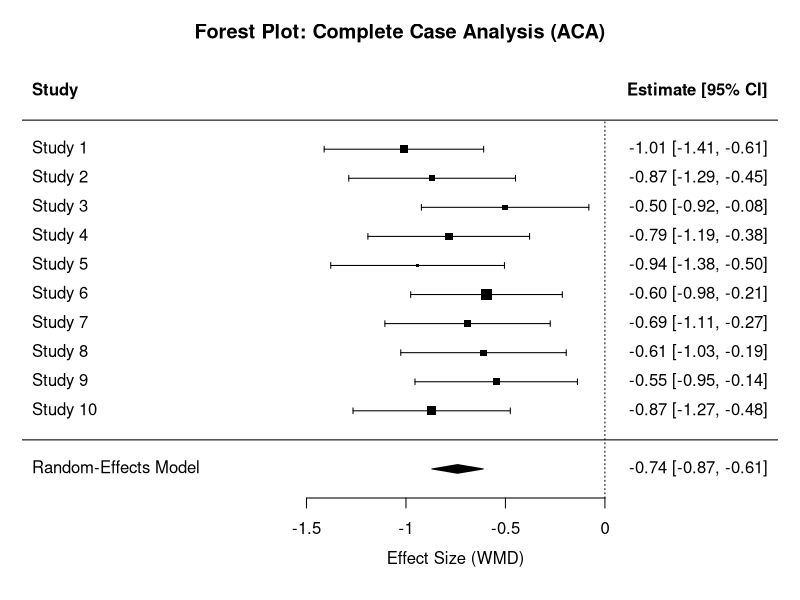
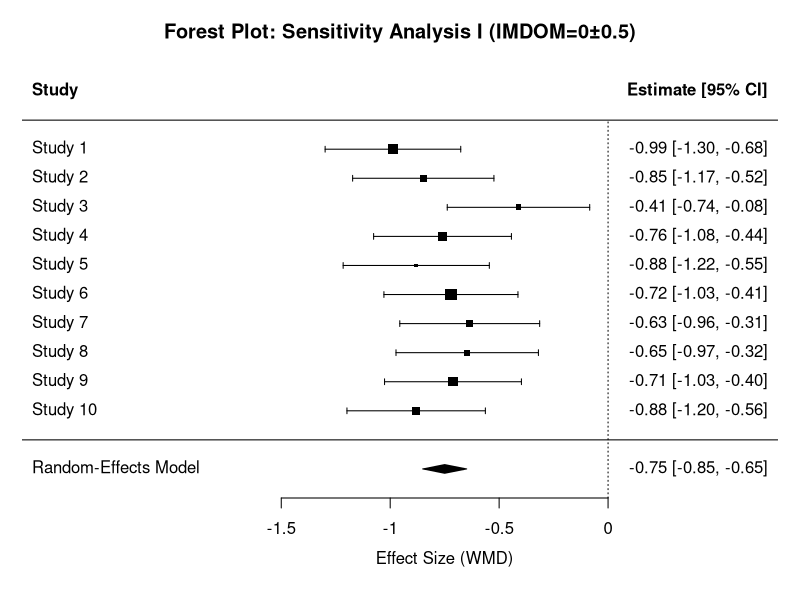
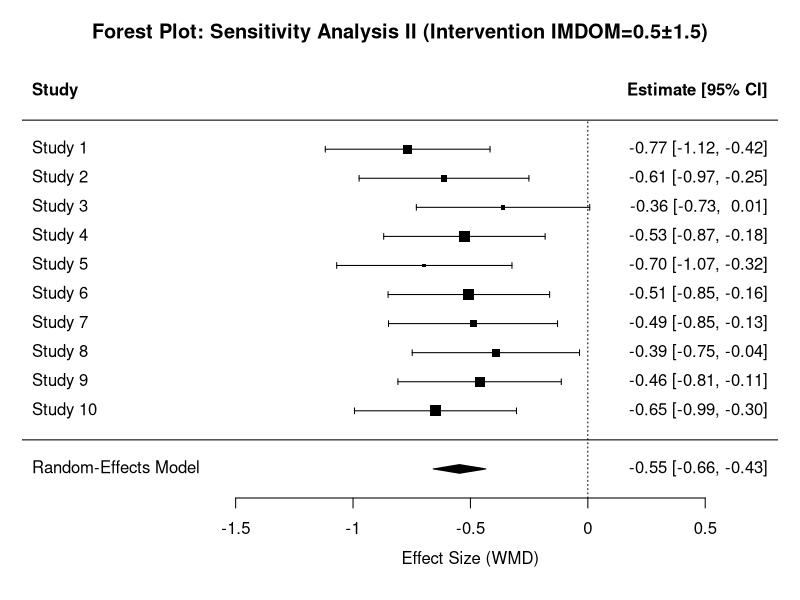
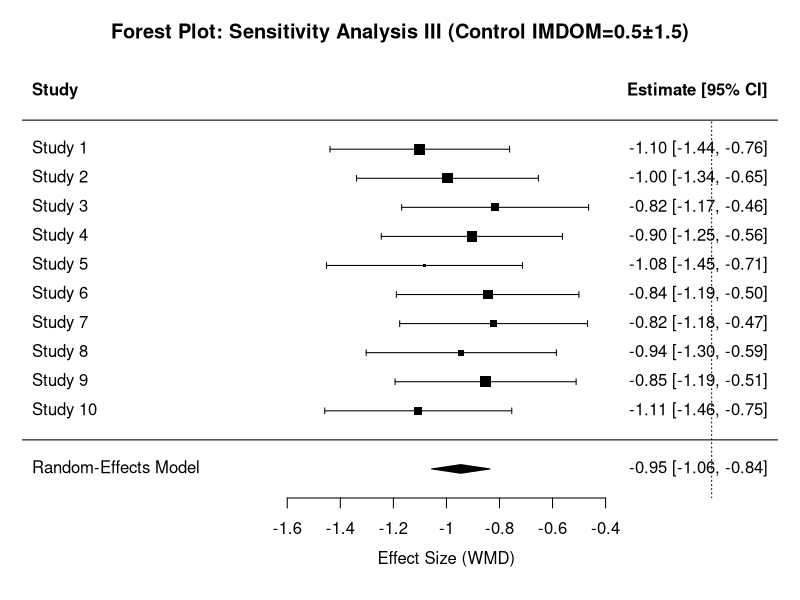

Write R code to recreate these figures, in order. (Note: this script raises an error after producing the figures.)
## ---- chunk 1
library(metafor)  
library(ggplot2)
set.seed(536)
#step1: Generate simulated data 
num_studies <- 10        
n_participants <- 300    
missing_rate <- 0.4      
sim_data <- list()
for (i in 1:num_studies) {
  treat <- rnorm(n_participants, mean = -0.8, sd = 2.0)
  control <- rnorm(n_participants, mean = 0, sd = 2.0)
  n_missing <- round(n_participants * missing_rate)
  missing_indices <- sample(1:n_participants, n_missing)
  sim_data[[i]] <- list(
    treat_complete = treat,
    control_complete = control,
    missing_indices = missing_indices)}

# Step2: Define the analysis function 
analyze_meta <- function(treat_mean, treat_sd, control_mean, control_sd, n) {
 
  wmd <- treat_mean - control_mean
  se <- sqrt(treat_sd^2/n + control_sd^2/n)
 
  rma(yi = wmd, sei = se, method = "REML")}

# Step3: ACA 

aca_data <- lapply(sim_data, function(study) {
  treat_obs <- study$treat_complete[-study$missing_indices]
  control_obs <- study$control_complete
  list(
    treat_mean = mean(treat_obs),
    treat_sd = sd(treat_obs),
    control_mean = mean(control_obs),
    control_sd = sd(control_obs),
    n = length(treat_obs))
})

aca_df <- do.call(rbind, lapply(aca_data, as.data.frame))
meta_aca <- analyze_meta(aca_df$treat_mean, aca_df$treat_sd, 
                         aca_df$control_mean, aca_df$control_sd, aca_df$n)
# Step4: Sensitivity Analysis

adjust_missing <- function(study, imdom_mean, imdom_sd, group = "treat") {
  delta <- rnorm(length(study$missing_indices), mean = imdom_mean, sd = imdom_sd)
  if (group == "treat") {
    adjusted <- study$treat_complete
    adjusted[study$missing_indices] <- adjusted[study$missing_indices] + delta
  } else {
    adjusted <- study$control_complete
    adjusted[study$missing_indices] <- adjusted[study$missing_indices] + delta
  }
  adjusted
}

# Sensitivity Analysis I: IMDOM ~ N(0, 0.5^2) (for both intervention group and control group）
sens1_data <- lapply(sim_data, function(study) {
  treat_adj <- adjust_missing(study, imdom_mean = 0, imdom_sd = 0.5, group = "treat")
  control_adj <- adjust_missing(study, imdom_mean = 0, imdom_sd = 0.5, group = "control")
  list(
    treat_mean = mean(treat_adj),
    treat_sd = sd(treat_adj),
    control_mean = mean(control_adj),
    control_sd = sd(control_adj),
    n = n_participants  )})
# Sensitivity Analysis II: intervention group: IMDOM ~ N(0.5, 1.5^2);control group:IMDOM ~ N(0, 1.5^2)
sens2_data <- lapply(sim_data, function(study) {
  treat_adj <- adjust_missing(study, imdom_mean = 0.5, imdom_sd = 1.5, group = "treat")
  control_adj <- adjust_missing(study, imdom_mean = 0, imdom_sd = 1.5, group = "control")
  list(
    treat_mean = mean(treat_adj),
    treat_sd = sd(treat_adj),
    control_mean = mean(control_adj),
    control_sd = sd(control_adj),
    n = n_participants)
})
# Sensitivity Analysis III: intervention group: IMDOM ~ N(0, 1.5^2);control group:IMDOM ~ N(0.5, 1.5^2)
sens3_data <- lapply(sim_data, function(study) {
  treat_adj <- adjust_missing(study, imdom_mean = 0, imdom_sd = 1.5, group = "treat")
  control_adj <- adjust_missing(study, imdom_mean = 0.5, imdom_sd = 1.5, group = "control")
  list(
    treat_mean = mean(treat_adj),
    treat_sd = sd(treat_adj),
    control_mean = mean(control_adj),
    control_sd = sd(control_adj),
    n = n_participants
  )
})

meta_sens1 <- analyze_meta(
  sapply(sens1_data, `[[`, "treat_mean"), 
  sapply(sens1_data, `[[`, "treat_sd"), 
  sapply(sens1_data, `[[`, "control_mean"), 
  sapply(sens1_data, `[[`, "control_sd"), 
  sapply(sens1_data, `[[`, "n"))
meta_sens2 <- analyze_meta(
  sapply(sens2_data, `[[`, "treat_mean"), 
  sapply(sens2_data, `[[`, "treat_sd"), 
  sapply(sens2_data, `[[`, "control_mean"), 
  sapply(sens2_data, `[[`, "control_sd"), 
  sapply(sens2_data, `[[`, "n"))
meta_sens3 <- analyze_meta(
  sapply(sens3_data, `[[`, "treat_mean"), 
  sapply(sens3_data, `[[`, "treat_sd"), 
  sapply(sens3_data, `[[`, "control_mean"), 
  sapply(sens3_data, `[[`, "control_sd"), 
  sapply(sens3_data, `[[`, "n"))



cat("*** ACA Results ***\n")
print(meta_aca)
cat("\n*** Sensitivity I (IMDOM=0±0.5) ***\n")
print(meta_sens1)
cat("\n*** Sensitivity II (Intervention IMDOM=0.5±1.5) ***\n")
print(meta_sens2)
cat("\n*** Sensitivity III (Control IMDOM=0.5±1.5) ***\n")
print(meta_sens3)
## ---- chunk 2
library(ggplot2)
# Forest Plot for ACA and sensitivity analysis
p1<-forest(meta_aca, slab = paste("Study", 1:length(meta_aca$yi)),
       xlab = "Effect Size (WMD)",
       main = "Forest Plot: Complete Case Analysis (ACA)")

p2<-forest(meta_sens1, slab = paste("Study", 1:length(meta_sens1$yi)),
       xlab = "Effect Size (WMD)",
       main = "Forest Plot: Sensitivity Analysis I (IMDOM=0±0.5)")


p3<-forest(meta_sens2, slab = paste("Study", 1:length(meta_sens2$yi)),
       xlab = "Effect Size (WMD)",
       main = "Forest Plot: Sensitivity Analysis II (Intervention IMDOM=0.5±1.5)")


p4<-forest(meta_sens3, slab = paste("Study", 1:length(meta_sens3$yi)),
       xlab = "Effect Size (WMD)",
       main = "Forest Plot: Sensitivity Analysis III (Control IMDOM=0.5±1.5)")

ggplot(meta_results, aes(x = Analysis, y = Estimate, color = Analysis)) +
  geom_point(size = 3) +
  geom_errorbar(aes(ymin = CI_Lower, ymax = CI_Upper), width = 0.2, size = 1) +
  geom_hline(yintercept = 0, linetype = "dashed", color = "gray40") +
  coord_flip() +
  labs(
    title = "Comparison of Meta-Analysis Results",
    x = NULL,
    y = "Effect Size (WMD)"
  ) +
  theme_minimal(base_size = 14) +
  theme(
    panel.grid.minor = element_blank(),
    panel.grid.major.y = element_blank(),
    panel.grid.major.x = element_line(color = "gray80"),
    legend.position = "none",
    plot.title = element_text(hjust = 0.5)  
  ) +
  scale_color_manual(values = c(
    "ACA"     = "#1f77b4",
    "Sens I"  = "#ff7f0e",
    "Sens II" = "#2ca02c",
    "Sens III"= "#FF69B4"
  ))
